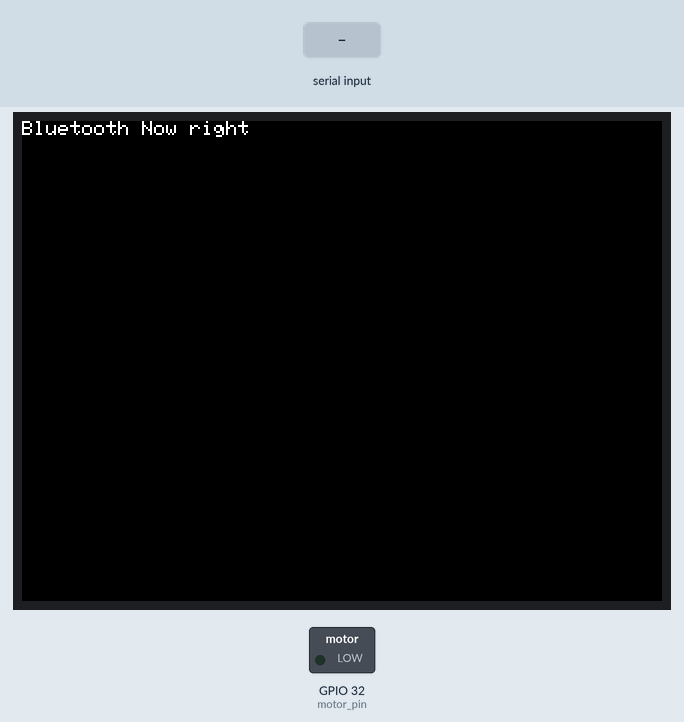
Bench run of a sketch on a simulated ESP32. Shown: 320×240 colour display, switched loads named in the sketch (green lamp = pin HIGH). The inputs (shaded band) are chosen by the test bench. Nothing arrives over Bluetooth unless stated.

Above: at 1.3 s.
1.4 s: "right;" received over the second serial link
2.9 s: "1;" received over the second serial link
Timing chart, 0 to 5.9 s (numbered marks = the images above; inputs shaded):
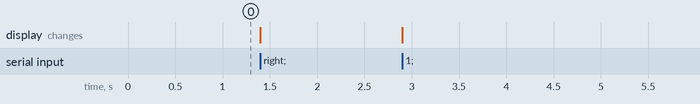

The sketch:

alert_right.ino
```cpp
#include <M5Core2.h>
#include "BluetoothSerial.h"


BluetoothSerial bts;

const double PWM_Hz = 2000;   // PWM周波数
const uint8_t PWM_level = 8; // PWM分解能 16bit(1～256)
const uint8_t PWM_CH = 1;  // チャンネル
const int motor_pin = 32;

void setup() {
  M5.begin();
  M5.Lcd.println("Bluetooth Now right");

  Serial.begin(9600);
  bts.begin("M5Stack RIGHT");//PC側で確認するときの名前

  // vibration setting
  pinMode(motor_pin, OUTPUT);

  // チャンネルと周波数の分解能を設定
  ledcSetup(PWM_CH, PWM_Hz, PWM_level);
  // モータのピンとチャンネルの設定
  ledcAttachPin(motor_pin, PWM_CH);
}

String btsRead() {
  String receiveData = "";
  if (bts.available()) {
    receiveData = bts.readStringUntil(';');
    M5.Lcd.println(receiveData);
    // Serial.printf( "rx : %02X\n", bts.read());
    // bts.print("sendOK");
  }
  return receiveData;
}

void vibration(String message) {
  if (message == "right")
  {
    // デューティー比0.25(64/256)でPWM制御
    ledcWrite(PWM_CH, 64);
    M5.Lcd.println("close");
  }
  else
  {
    // ストップ
    ledcWrite(PWM_CH, 0);
    M5.Lcd.println("stop");
  }
}

void loop() {
  btsRead();

//   vibration(btsRead());

  //delay(1000);
}
```
